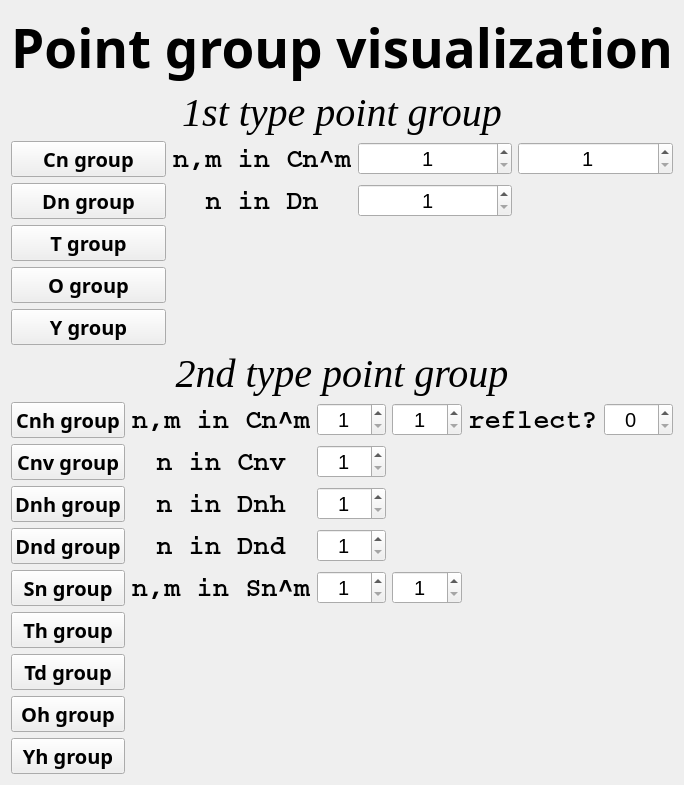
      <widget class="QWidget" name="page">
       <layout class="QGridLayout" name="gridLayout_7">
        <item row="3" column="0">
         <layout class="QGridLayout" name="gridLayout">
          <item row="0" column="2">
           <widget class="QSpinBox" name="Cn_spinBox_n">
            <property name="font">
             <font>
              <pointsize>15</pointsize>
             </font>
            </property>
            <property name="alignment">
             <set>Qt::AlignCenter</set>
            </property>
            <property name="minimum">
             <number>1</number>
            </property>
            <property name="maximum">
             <number>20</number>
            </property>
           </widget>
          </item>
          <item row="0" column="0">
           <widget class="QPushButton" name="pushButton">
            <property name="font">
             <font>
              <family>Arial Black</family>
              <pointsize>15</pointsize>
              <weight>75</weight>
              <bold>true</bold>
             </font>
            </property>
            <property name="text">
             <string>Cn group</string>
            </property>
           </widget>
          </item>
          <item row="0" column="1">
           <widget class="QLabel" name="label">
            <property name="font">
             <font>
              <family>Courier</family>
              <pointsize>20</pointsize>
              <weight>75</weight>
              <bold>true</bold>
             </font>
            </property>
            <property name="text">
             <string>n,m in Cn^m</string>
            </property>
            <property name="alignment">
             <set>Qt::AlignCenter</set>
            </property>
           </widget>
          </item>
          <item row="4" column="0">
           <widget class="QPushButton" name="pushButton_3">
            <property name="font">
             <font>
              <family>Arial Black</family>
              <pointsize>15</pointsize>
              <weight>75</weight>
              <bold>true</bold>
             </font>
            </property>
            <property name="text">
             <string>T group</string>
            </property>
           </widget>
          </item>
          <item row="5" column="0">
           <widget class="QPushButton" name="pushButton_4">
            <property name="font">
             <font>
              <family>Arial Black</family>
              <pointsize>15</pointsize>
              <weight>75</weight>
              <bold>true</bold>
             </font>
            </property>
            <property name="text">
             <string>O group</string>
            </property>
           </widget>
          </item>
          <item row="0" column="3">
           <widget class="QSpinBox" name="Cn_spinBox_m">
            <property name="font">
             <font>
              <pointsize>15</pointsize>
             </font>
            </property>
            <property name="alignment">
             <set>Qt::AlignCenter</set>
            </property>
            <property name="minimum">
             <number>1</number>
            </property>
            <property name="maximum">
             <number>20</number>
            </property>
           </widget>
          </item>
          <item row="6" column="0">
           <widget class="QPushButton" name="pushButton_5">
            <property name="font">
             <font>
              <family>Arial Black</family>
              <pointsize>15</pointsize>
              <weight>75</weight>
              <bold>true</bold>
             </font>
            </property>
            <property name="text">
             <string>Y group</string>
            </property>
           </widget>
          </item>
          <item row="3" column="0">
           <widget class="QPushButton" name="pushButton_2">
            <property name="font">
             <font>
              <family>Arial Black</family>
              <pointsize>15</pointsize>
              <weight>75</weight>
              <bold>true</bold>
             </font>
            </property>
            <property name="text">
             <string>Dn group</string>
            </property>
           </widget>
          </item>
          <item row="3" column="2">
           <widget class="QSpinBox" name="Dn_spinBox_n">
            <property name="font">
             <font>
              <pointsize>15</pointsize>
             </font>
            </property>
            <property name="alignment">
             <set>Qt::AlignCenter</set>
            </property>
            <property name="minimum">
             <number>1</number>
            </property>
            <property name="maximum">
             <number>20</number>
            </property>
           </widget>
          </item>
          <item row="3" column="1">
           <widget class="QLabel" name="label_2">
            <property name="font">
             <font>
              <family>Courier</family>
              <pointsize>20</pointsize>
              <weight>75</weight>
              <bold>true</bold>
             </font>
            </property>
            <property name="text">
             <string>n in Dn</string>
            </property>
            <property name="alignment">
             <set>Qt::AlignCenter</set>
            </property>
           </widget>
          </item>
         </layout>
        </item>
        <item row="1" column="0">
         <widget class="QLabel" name="label_9">
          <property name="font">
           <font>
            <family>Times New Roman</family>
            <pointsize>30</pointsize>
            <italic>true</italic>
           </font>
          </property>
          <property name="layoutDirection">
           <enum>Qt::LeftToRight</enum>
          </property>
          <property name="autoFillBackground">
           <bool>false</bool>
          </property>
          <property name="text">
           <string>1st type point group</string>
          </property>
          <property name="scaledContents">
           <bool>true</bool>
          </property>
          <property name="alignment">
           <set>Qt::AlignCenter</set>
          </property>
         </widget>
        </item>
        <item row="4" column="0">
         <widget class="QLabel" name="label_10">
          <property name="font">
           <font>
            <family>Times New Roman</family>
            <pointsize>30</pointsize>
            <italic>true</italic>
           </font>
          </property>
          <property name="text">
           <string>2nd type point group</string>
          </property>
          <property name="scaledContents">
           <bool>true</bool>
          </property>
          <property name="alignment">
           <set>Qt::AlignCenter</set>
          </property>
         </widget>
        </item>
        <item row="5" column="0">
         <layout class="QGridLayout" name="gridLayout_2">
          <item row="4" column="1">
           <widget class="QLabel" name="label_8">
            <property name="font">
             <font>
              <family>Courier</family>
              <pointsize>20</pointsize>
              <weight>75</weight>
              <bold>true</bold>
             </font>
            </property>
            <property name="text">
             <string>n,m in Sn^m</string>
            </property>
            <property name="alignment">
             <set>Qt::AlignCenter</set>
            </property>
           </widget>
          </item>
          <item row="2" column="0">
           <widget class="QPushButton" name="pushButton_8">
            <property name="font">
             <font>
              <family>Arial Black</family>
              <pointsize>15</pointsize>
              <weight>75</weight>
              <bold>true</bold>
             </font>
            </property>
            <property name="text">
             <string>Dnh group</string>
            </property>
           </widget>
          </item>
          <item row="6" column="0">
           <widget class="QPushButton" name="pushButton_12">
            <property name="font">
             <font>
              <family>Arial Black</family>
              <pointsize>15</pointsize>
              <weight>75</weight>
              <bold>true</bold>
             </font>
            </property>
            <property name="text">
             <string>Td group</string>
            </property>
           </widget>
          </item>
          <item row="0" column="5">
           <widget class="QSpinBox" name="Cnh_spinBox_ref">
            <property name="font">
             <font>
              <pointsize>15</pointsize>
             </font>
            </property>
            <property name="alignment">
             <set>Qt::AlignCenter</set>
            </property>
            <property name="minimum">
             <number>0</number>
            </property>
            <property name="maximum">
             <number>1</number>
            </property>
            <property name="value">
             <number>0</number>
            </property>
           </widget>
          </item>
          <item row="3" column="1">
           <widget class="QLabel" name="label_7">
            <property name="font">
             <font>
              <family>Courier</family>
              <pointsize>20</pointsize>
              <weight>75</weight>
              <bold>true</bold>
             </font>
            </property>
            <property name="text">
             <string>n in Dnd</string>
            </property>
            <property name="alignment">
             <set>Qt::AlignCenter</set>
            </property>
           </widget>
          </item>
          <item row="4" column="3">
           <widget class="QSpinBox" name="Sn_spinBox_m">
            <property name="font">
             <font>
              <pointsize>15</pointsize>
             </font>
            </property>
            <property name="alignment">
             <set>Qt::AlignCenter</set>
            </property>
            <property name="minimum">
             <number>1</number>
            </property>
            <property name="maximum">
             <number>20</number>
            </property>
           </widget>
          </item>
          <item row="4" column="0">
           <widget class="QPushButton" name="pushButton_10">
            <property name="font">
             <font>
              <family>Arial Black</family>
              <pointsize>15</pointsize>
              <weight>75</weight>
              <bold>true</bold>
             </font>
            </property>
            <property name="text">
             <string>Sn group</string>
            </property>
           </widget>
          </item>
          <item row="0" column="2">
           <widget class="QSpinBox" name="Cnh_spinBox_n">
            <property name="font">
             <font>
              <pointsize>15</pointsize>
             </font>
            </property>
            <property name="alignment">
             <set>Qt::AlignCenter</set>
            </property>
            <property name="minimum">
             <number>1</number>
            </property>
            <property name="maximum">
             <number>20</number>
            </property>
           </widget>
          </item>
          <item row="3" column="2">
           <widget class="QSpinBox" name="Dnd_spinBox_n">
            <property name="font">
             <font>
              <pointsize>15</pointsize>
             </font>
            </property>
            <property name="alignment">
             <set>Qt::AlignCenter</set>
            </property>
            <property name="minimum">
             <number>1</number>
            </property>
            <property name="maximum">
             <number>20</number>
            </property>
           </widget>
          </item>
          <item row="4" column="2">
           <widget class="QSpinBox" name="Sn_spinBox_n">
            <property name="font">
             <font>
              <pointsize>15</pointsize>
             </font>
            </property>
            <property name="alignment">
             <set>Qt::AlignCenter</set>
            </property>
            <property name="minimum">
             <number>1</number>
            </property>
            <property name="maximum">
             <number>20</number>
            </property>
           </widget>
          </item>
          <item row="1" column="0">
           <widget class="QPushButton" name="pushButton_7">
            <property name="font">
             <font>
              <family>Arial Black</family>
              <pointsize>15</pointsize>
              <weight>75</weight>
              <bold>true</bold>
             </font>
            </property>
            <property name="text">
             <string>Cnv group</string>
            </property>
           </widget>
          </item>
          <item row="0" column="0">
           <widget class="QPushButton" name="pushButton_6">
            <property name="font">
             <font>
              <family>Arial Black</family>
              <pointsize>15</pointsize>
              <weight>75</weight>
              <bold>true</bold>
             </font>
            </property>
            <property name="text">
             <string>Cnh group</string>
            </property>
           </widget>
          </item>
          <item row="8" column="0">
           <widget class="QPushButton" name="pushButton_14">
            <property name="font">
             <font>
              <family>Arial Black</family>
              <pointsize>15</pointsize>
              <weight>75</weight>
              <bold>true</bold>
             </font>
            </property>
            <property name="text">
             <string>Yh group</string>
            </property>
           </widget>
          </item>
          <item row="0" column="4">
           <widget class="QLabel" name="label_4">
            <property name="font">
             <font>
              <family>Courier</family>
              <pointsize>20</pointsize>
              <weight>75</weight>
              <bold>true</bold>
             </font>
            </property>
            <property name="text">
             <string>reflect?</string>
            </property>
            <property name="alignment">
             <set>Qt::AlignCenter</set>
            </property>
           </widget>
          </item>
          <item row="0" column="3">
           <widget class="QSpinBox" name="Cnh_spinBox_m">
            <property name="font">
             <font>
              <pointsize>15</pointsize>
             </font>
            </property>
            <property name="alignment">
             <set>Qt::AlignCenter</set>
            </property>
            <property name="minimum">
             <number>1</number>
            </property>
            <property name="maximum">
             <number>20</number>
            </property>
           </widget>
          </item>
          <item row="5" column="0">
           <widget class="QPushButton" name="pushButton_11">
            <property name="font">
             <font>
              <family>Arial Black</family>
              <pointsize>15</pointsize>
              <weight>75</weight>
              <bold>true</bold>
             </font>
            </property>
            <property name="text">
             <string>Th group</string>
            </property>
           </widget>
          </item>
          <item row="0" column="1">
           <widget class="QLabel" name="label_3">
            <property name="font">
             <font>
              <family>Courier</family>
              <pointsize>20</pointsize>
              <weight>75</weight>
              <bold>true</bold>
             </font>
            </property>
            <property name="text">
             <string>n,m in Cn^m</string>
            </property>
            <property name="alignment">
             <set>Qt::AlignCenter</set>
            </property>
           </widget>
          </item>
          <item row="1" column="1">
           <widget class="QLabel" name="label_5">
            <property name="font">
             <font>
              <family>Courier</family>
              <pointsize>20</pointsize>
              <weight>75</weight>
              <bold>true</bold>
             </font>
            </property>
            <property name="text">
             <string>n in Cnv</string>
            </property>
            <property name="alignment">
             <set>Qt::AlignCenter</set>
            </property>
           </widget>
          </item>
          <item row="1" column="2">
           <widget class="QSpinBox" name="Cnv_spinBox_n">
            <property name="font">
             <font>
              <pointsize>15</pointsize>
             </font>
            </property>
            <property name="alignment">
             <set>Qt::AlignCenter</set>
            </property>
            <property name="minimum">
             <number>1</number>
            </property>
            <property name="maximum">
             <number>20</number>
            </property>
           </widget>
          </item>
          <item row="3" column="0">
           <widget class="QPushButton" name="pushButton_9">
            <property name="font">
             <font>
              <family>Arial Black</family>
              <pointsize>15</pointsize>
              <weight>75</weight>
              <bold>true</bold>
             </font>
            </property>
            <property name="text">
             <string>Dnd group</string>
            </property>
           </widget>
          </item>
          <item row="2" column="1">
           <widget class="QLabel" name="label_6">
            <property name="font">
             <font>
              <family>Courier</family>
              <pointsize>20</pointsize>
              <weight>75</weight>
              <bold>true</bold>
             </font>
            </property>
            <property name="text">
             <string>n in Dnh</string>
            </property>
            <property name="alignment">
             <set>Qt::AlignCenter</set>
            </property>
           </widget>
          </item>
          <item row="7" column="0">
           <widget class="QPushButton" name="pushButton_13">
            <property name="font">
             <font>
              <family>Arial Black</family>
              <pointsize>15</pointsize>
              <weight>75</weight>
              <bold>true</bold>
             </font>
            </property>
            <property name="text">
             <string>Oh group</string>
            </property>
           </widget>
          </item>
          <item row="2" column="2">
           <widget class="QSpinBox" name="Dnh_spinBox_n">
            <property name="font">
             <font>
              <pointsize>15</pointsize>
             </font>
            </property>
            <property name="alignment">
             <set>Qt::AlignCenter</set>
            </property>
            <property name="minimum">
             <number>1</number>
            </property>
            <property name="maximum">
             <number>20</number>
            </property>
           </widget>
          </item>
         </layout>
        </item>
        <item row="0" column="0">
         <widget class="QLabel" name="label_12">
          <property name="font">
           <font>
            <family>Arial Black</family>
            <pointsize>40</pointsize>
            <weight>75</weight>
            <bold>true</bold>
           </font>
          </property>
          <property name="text">
           <string>Point group visualization</string>
          </property>
          <property name="alignment">
           <set>Qt::AlignCenter</set>
          </property>
         </widget>
        </item>
       </layout>
      </widget>
